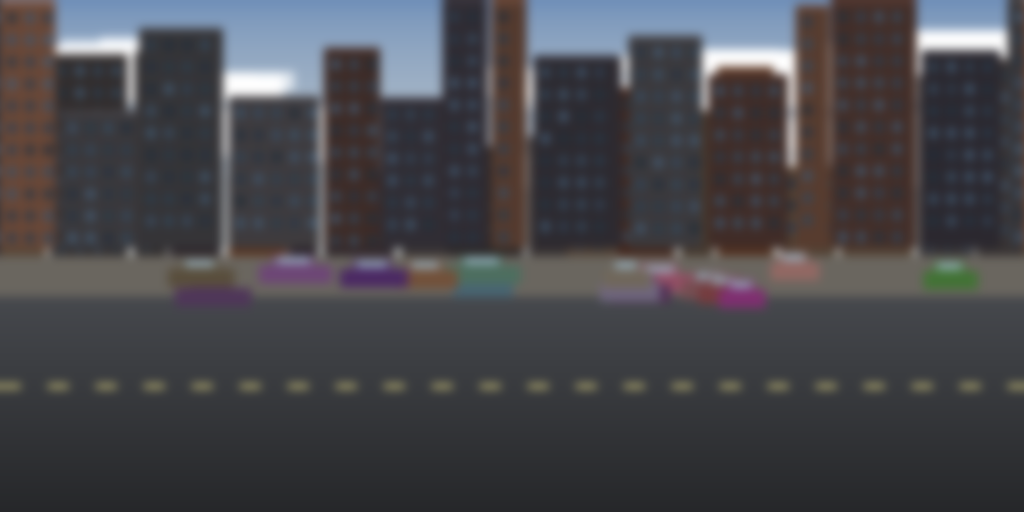
#> input picture assets/doors/glass_street_day_soft.png, 1024 x 512 px, given in place of glass_street_day.png, which was not available
$ python gen_door_soft.py
#> lines starting #> are read from the running program, lines starting #| are printed output that depends on the picture
#!/usr/bin/env python3
"""Out-of-focus copies of the door street panoramas (assets/doors/glass_street_{day,night}.png) for
interactables/sky_dome.gdshader: the street seen through a room's doorway is a hand-wide slice of the panorama, so
it is blurred in advance (Gaussian, wrapped round the horizon, then halved to 1024x512) and the shader needs one
texture fetch instead of a ring of taps. Night lamps become bokeh.
usage: gen_door_soft.py  (writes assets/doors/glass_street_{day,night}_soft.png)"""
import os, sys
from PIL import Image, ImageFilter

D = os.path.join(os.path.dirname(__file__), "..", "assets", "doors")
OUT = sys.argv[1] if len(sys.argv) > 1 else D
for name in ("day", "night"):
	img = Image.open(os.path.join(D, "glass_street_%s.png" % name)).convert("RGB")
#> img is the input picture: PIL image 1024x512 RGB; mean R, G, B 71, 70.3, 74.8
	w, h = img.size
#> w = 1024; h = 512
	pad = 64
	wide = Image.new("RGB", (w + 2 * pad, h))
#> wide: PIL image 1152x512 RGB; every value is 0
	wide.paste(img, (pad, 0))
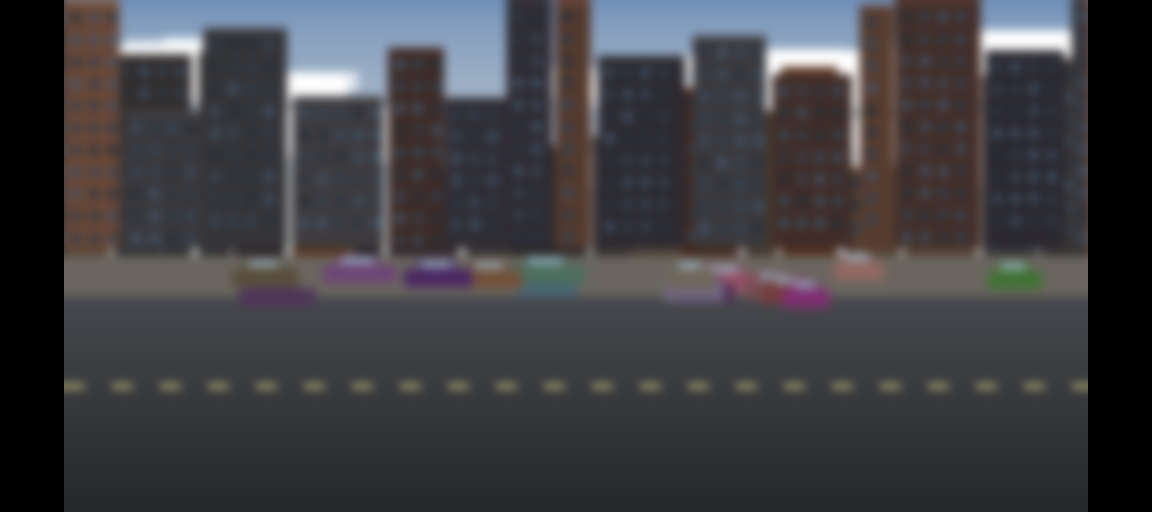
#> wide: PIL image 1152x512 RGB; mean R, G, B 63.1, 62.5, 66.5
	wide.paste(img.crop((w - pad, 0, w, h)), (0, 0))
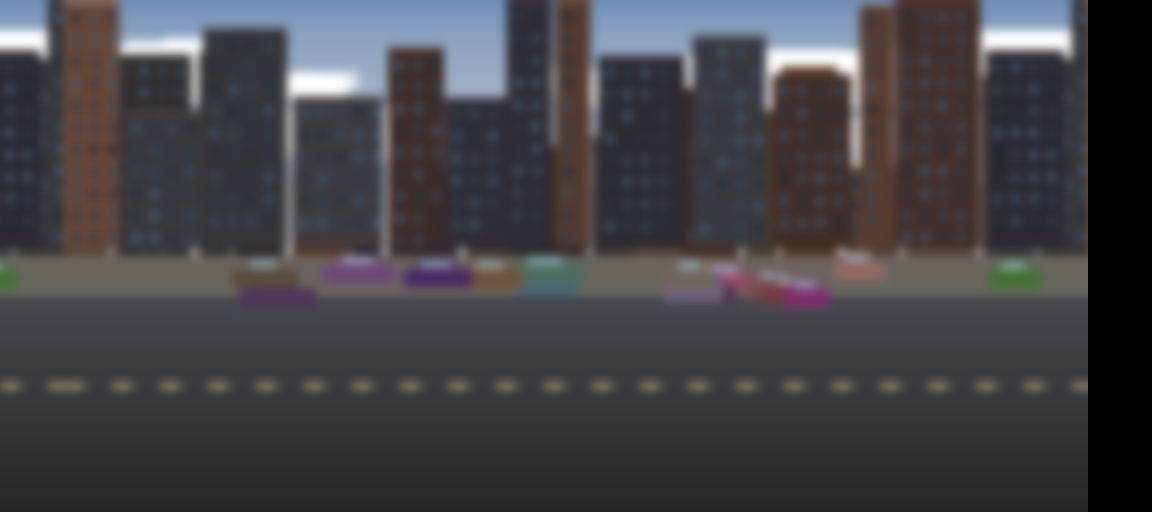
#> wide: PIL image 1152x512 RGB; mean R, G, B 66.8, 66.3, 70.6
	wide.paste(img.crop((0, 0, pad, h)), (w + pad, 0))
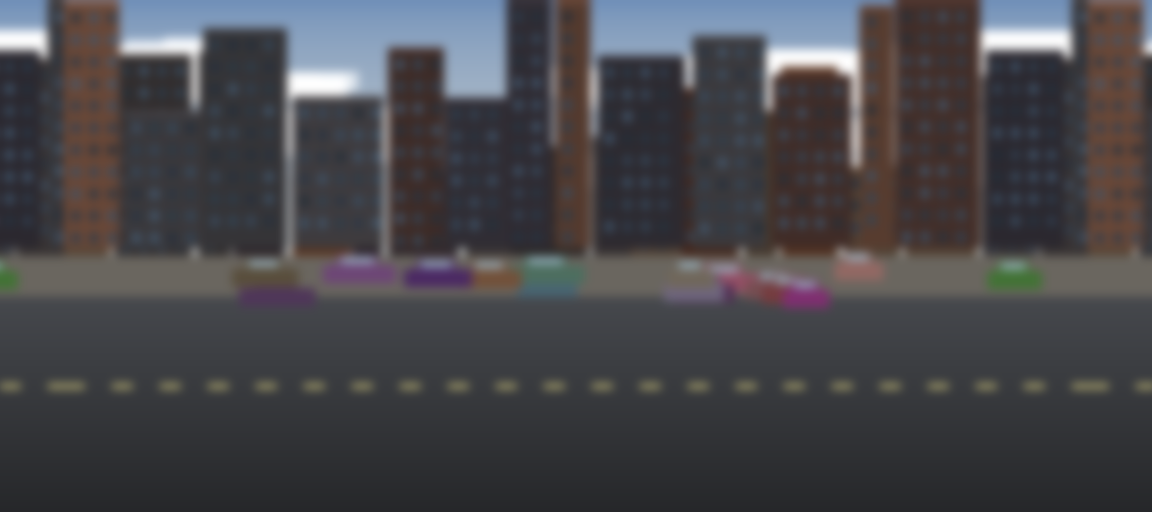
#> wide: PIL image 1152x512 RGB; mean R, G, B 71.1, 70.1, 74.2
	blur = wide.filter(ImageFilter.GaussianBlur(9)).crop((pad, 0, pad + w, h))
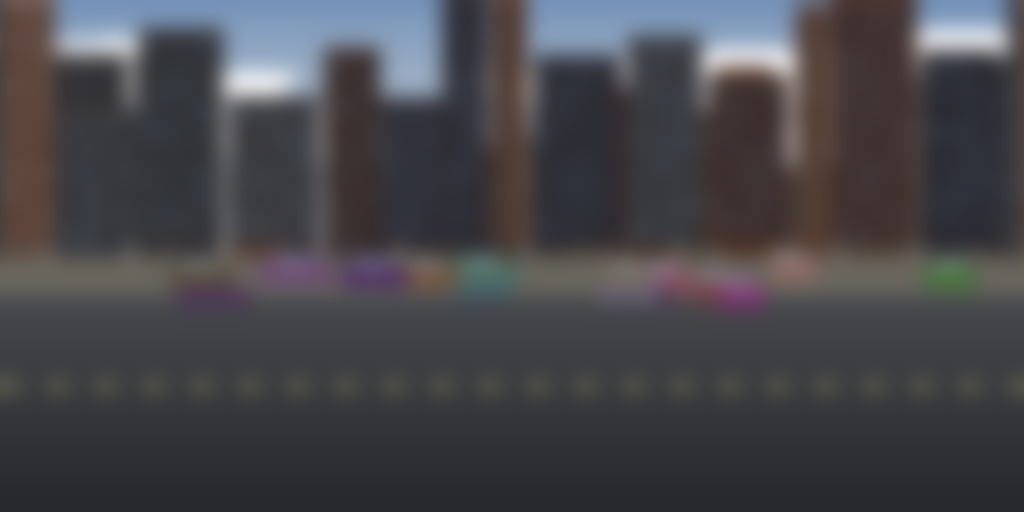
#> blur: PIL image 1024x512 RGB; mean R, G, B 71, 70.3, 74.8
	blur.resize((w // 2, h // 2), Image.LANCZOS).save(os.path.join(OUT, "glass_street_%s_soft.png" % name))
	print(name, "ok")
#> pass 2 of the loop `for name in ("day", "night"):`:
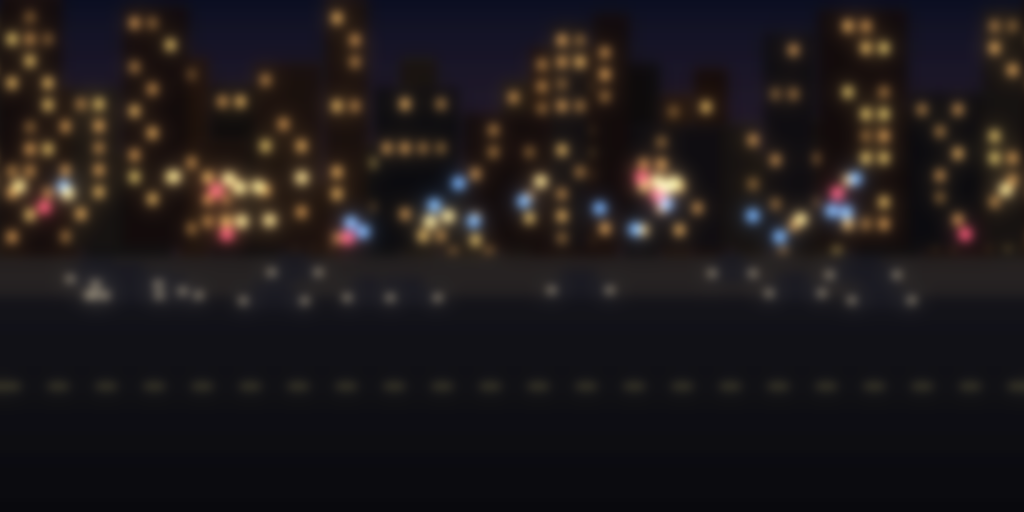
#> input picture assets/doors/glass_street_night_soft.png, 1024 x 512 px, given in place of glass_street_night.png, which was not available
#> img is the input picture: PIL image 1024x512 RGB; mean R, G, B 31.3, 26.2, 26.9
#> `wide.paste(img.crop((0, 0, pad, h)), (w + pad, 0))`:
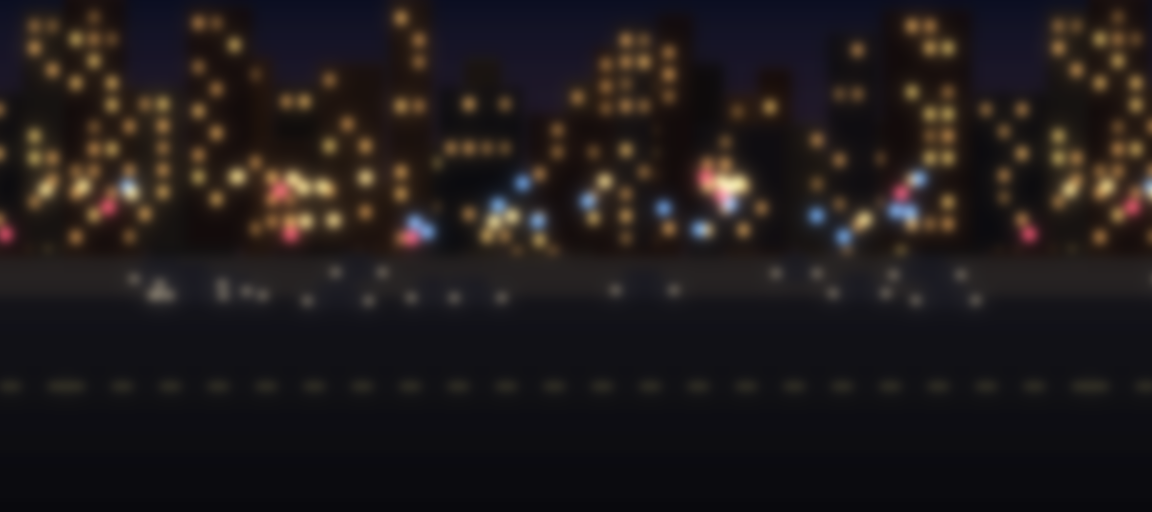
#> wide: PIL image 1152x512 RGB; mean R, G, B 31.8, 26.5, 26.8
#> `blur = wide.filter(ImageFilter.GaussianBlur(9)).crop((pad, 0, pad + w,..`:
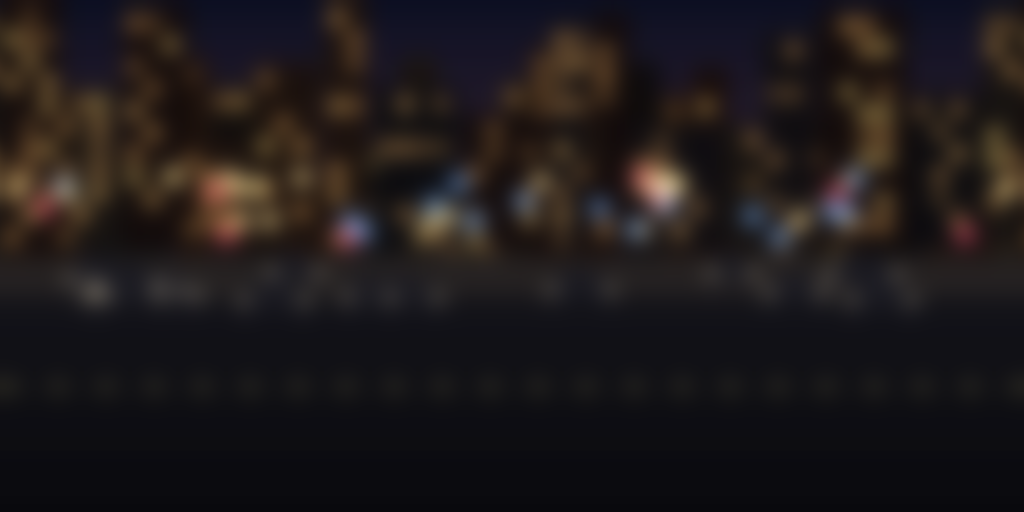
#> blur: PIL image 1024x512 RGB; mean R, G, B 31.3, 26.2, 26.9
